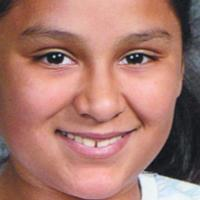
#> input picture storage/dataset/age/UTKFace/14_1_4_20170103201207132.jpg.chip.jpg, 200 x 200 px
$ python -i appearance_features.py   (imports and definitions only)
#> lines starting #> are read from the running program, lines starting #| are printed output that depends on the picture; after the words box and inside, x2 and y2 are one past the last pixel; in counts of white or black regions, pixels touching at a corner belong together
#> further down, picture is the input picture: shape (200, 200, 3); mean B, G, R 111.3, 121.2, 168.7
import cv2
import numpy as np
import logging

logger = logging.getLogger(__name__)

class AppearanceFeatures:
    """
    Kişilerin görünüm özelliklerini (kıyafet renkleri, vücut oranları vb.) analiz eden ve
    DeepSORT takipçisine ek bilgi sağlayan yardımcı sınıf.
    """

    def __init__(self):
        # Renk aralıkları (HSV)
        self.color_ranges = {
            'kirmizi': ([0, 100, 100], [10, 255, 255]),
            'turuncu': ([10, 100, 100], [25, 255, 255]),
            'sari': ([25, 100, 100], [35, 255, 255]),
            'yesil': ([35, 100, 100], [85, 255, 255]),
            'mavi': ([85, 100, 100], [130, 255, 255]),
            'mor': ([130, 100, 100], [170, 255, 255]),
            'pembe': ([170, 100, 100], [180, 255, 255]),
            'siyah': ([0, 0, 0], [180, 30, 30]),
            'beyaz': ([0, 0, 200], [180, 30, 255]),
            'gri': ([0, 0, 70], [180, 30, 200])
        }

    # [78 lines left out: functions extract_upper_body_region, compute_color_histogram, not called in this run]

    def identify_dominant_colors(self, image_region, top_n=2):
        """
        Görüntü bölgesinin baskın renklerini belirler

        Args:
            image_region: Görüntü bölgesi (BGR formatında)
            top_n: Kaç baskın renk döndürüleceği

        Returns:
            Baskın renkler listesi veya None
        """
#> called with top_n = 2
        try:
            if image_region is None or image_region.size == 0:
                return None

            # BGR'den HSV'ye dönüştür
            hsv = cv2.cvtColor(image_region, cv2.COLOR_BGR2HSV)
#> hsv: shape (200, 200, 3); mean H, S, V 31.3, 89.6, 170

            # Her renk için maske oluştur ve piksel sayısını hesapla
            color_counts = {}

            for color_name, (lower, upper) in self.color_ranges.items():
                lower = np.array(lower, dtype=np.uint8)
                upper = np.array(upper, dtype=np.uint8)

                # Renk aralığı maskesi
                mask = cv2.inRange(hsv, lower, upper)
                count = cv2.countNonZero(mask)

                # Toplam piksel sayısına göre normalize et
                color_counts[color_name] = count / (image_region.shape[0] * image_region.shape[1])
#> this loop made 10 passes
#> count on passes 1 to 10: 14142, 1401, 0, 0, 0, 3, 451, 61, 1102, 680
#> pass 1, in identify_dominant_colors, `mask = cv2.inRange(hsv, lower, upper)`:
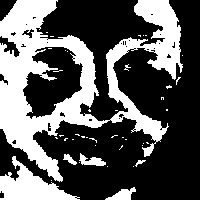
#> mask: shape (200, 200); 35.4% white; 43 white regions (37 under 20 px), largest, box (x1, y1, x2, y2) and area: (0, 0, 183, 182) 11925, (0, 156, 80, 200) 1555, (105, 187, 136, 200) 207, (79, 153, 106, 166) 180, (63, 154, 77, 165) 73, (135, 160, 146, 167) 31
#> pass 2, in identify_dominant_colors, `mask = cv2.inRange(hsv, lower, upper)`:
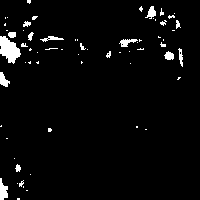
#> mask: shape (200, 200); 3.5% white; 65 white regions (49 under 20 px), largest, box (x1, y1, x2, y2) and area: (0, 36, 21, 64) 360, (0, 178, 8, 200) 120, (0, 72, 10, 87) 87
#> after the loop:
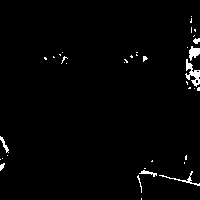
#> mask: shape (200, 200); 1.7% white; 38 white regions (30 under 20 px), largest, box (x1, y1, x2, y2) and area: (185, 59, 200, 87) 178, (189, 46, 200, 61) 101, (159, 171, 200, 186) 89
#> after the loop, color_counts = 10 items

            # En çok piksel içeren top_n rengi bul
            dominant_colors = sorted(color_counts.items(), key=lambda x: x[1], reverse=True)[:top_n]
#> dominant_colors = [('kirmizi', 0.354), ('turuncu', 0.035)]

            return dominant_colors

        except Exception as e:
            logger.error(f"Baskın renk belirleme hatası: {str(e)}")
            return None

    # [119 lines left out: functions calculate_body_ratio_features, compare_color_histograms, compare_dominant_colors, combine_appearance_similarity, not called in this run]

>>> import cv2
>>> picture = cv2.imread('../../storage/dataset/age/UTKFace/14_1_4_20170103201207132.jpg.chip.jpg')
>>> result = AppearanceFeatures().identify_dominant_colors(picture)
#> result = [('kirmizi', 0.354), ('turuncu', 0.035)]

$ run again, on storage/dataset/age/UTKFace/16_0_0_20170110232741392.jpg.chip.jpg
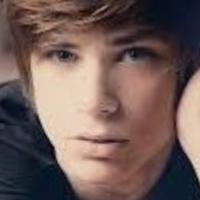
#> input picture storage/dataset/age/UTKFace/16_0_0_20170110232741392.jpg.chip.jpg, 200 x 200 px
#> picture is the input picture: shape (200, 200, 3); mean B, G, R 87.6, 91.6, 112.6
#> hsv: shape (200, 200, 3); mean H, S, V 47.3, 90, 117.5
#> the loop in identify_dominant_colors, `for color_name, (lower, upper) in self.color_ranges.items():` made 10 passes
#> count on passes 1 to 8: 3510, 212, 0, 0, 0, 0, 7, 25
#> pass 1, in identify_dominant_colors, `mask = cv2.inRange(hsv, lower, upper)`:
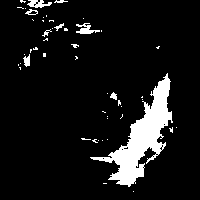
#> mask: shape (200, 200); 8.8% white; 50 white regions (41 under 20 px), largest, box (x1, y1, x2, y2) and area: (90, 73, 173, 187) 2846, (76, 23, 100, 34) 129, (27, 0, 52, 8) 117
#> after the loop in identify_dominant_colors, `for color_name, (lower, upper) in self.color_ranges.items():`:
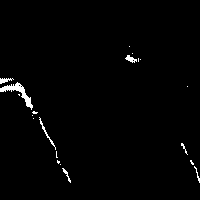
#> mask: shape (200, 200); 1.3% white; 20 white regions (13 under 20 px), largest, box (x1, y1, x2, y2) and area: (0, 82, 33, 110) 234, (39, 117, 56, 150) 63, (125, 55, 137, 63) 49
#> after the loop in identify_dominant_colors, `for color_name, (lower, upper) in self.color_ranges.items():`: color_counts = 10 items
#> dominant_colors = [('kirmizi', 0.0877), ('gri', 0.0131)]

$ run again, on storage/dataset/age/UTKFace/1_0_3_20161220143117879.jpg.chip.jpg
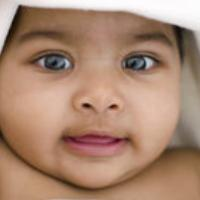
#> input picture storage/dataset/age/UTKFace/1_0_3_20161220143117879.jpg.chip.jpg, 200 x 200 px
#> picture is the input picture: shape (200, 200, 3); mean B, G, R 113.2, 134.7, 169.6
#> hsv: shape (200, 200, 3); mean H, S, V 21.3, 91.1, 169.7
#> the loop in identify_dominant_colors, `for color_name, (lower, upper) in self.color_ranges.items():` made 10 passes
#> count on passes 1 to 8: 1059, 13578, 0, 0, 0, 0, 511, 3
#> pass 1, in identify_dominant_colors, `mask = cv2.inRange(hsv, lower, upper)`:
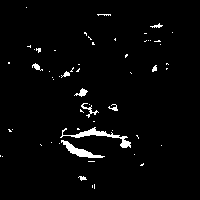
#> mask: shape (200, 200); 2.6% white; 58 white regions (48 under 20 px), largest, box (x1, y1, x2, y2) and area: (60, 127, 131, 148) 324, (61, 140, 105, 158) 243, (81, 103, 99, 118) 65
#> after the loop in identify_dominant_colors, `for color_name, (lower, upper) in self.color_ranges.items():`:
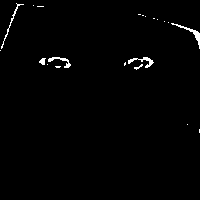
#> mask: shape (200, 200); 1.2% white in thin lines or dots, all inside (x1, y1, x2, y2) = (0, 3, 200, 133)
#> after the loop in identify_dominant_colors, `for color_name, (lower, upper) in self.color_ranges.items():`: color_counts = 10 items
#> dominant_colors = [('turuncu', 0.339), ('beyaz', 0.072)]
